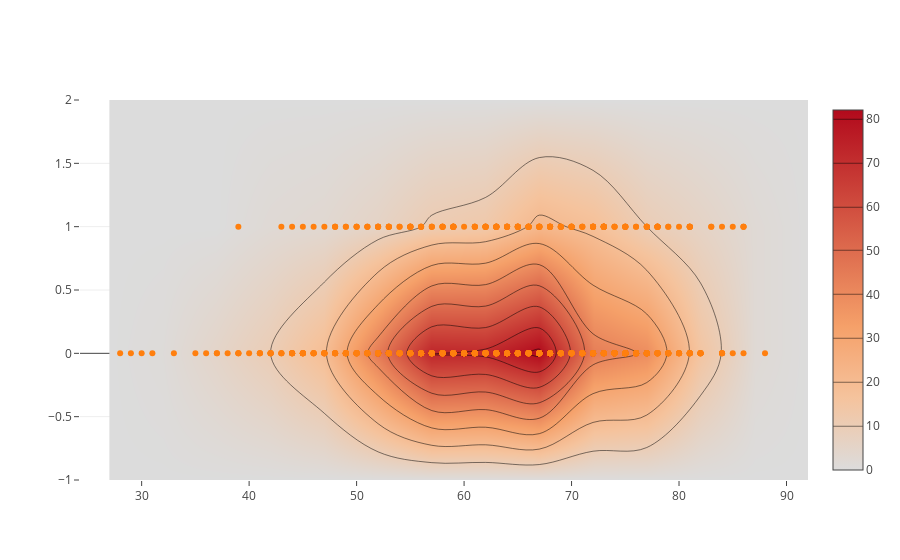

Notebook code for this chart:
### Code cell
configure_plotly_browser_state()
iplot([go.Histogram2dContour(x=train_bsl.head(500)['Age'], 
                             y=train_bsl.head(500)['Respond'], 
                             contours=go.Contours(coloring='heatmap')),
       go.Scatter(x=train_bsl.head(1000)['Age'], y=train_bsl.head(1000)['Respond'], mode='markers')])

### Figure 1 — Plotly figure (JSON) as saved in the notebook; plotly's stock layout.template omitted (floating-point values rounded to 4 significant figures; data arrays with more than 128 entries replaced by an {"elided": "..."} marker saying what was removed)
{"data": [{"y": {"elided": "500 int values"}, "x": {"elided": "500 int values"}, "type": "histogram2dcontour", "contours": {"coloring": "heatmap"}, "uid": "ec544dfa-745b-4d44-931c-bd6615e725bf"}, {"y": {"elided": "1000 int values"}, "x": {"elided": "1000 int values"}, "type": "scatter", "mode": "markers", "uid": "2250825b-bf27-45e8-b31f-0c8217df4a18"}], "layout": {}}
